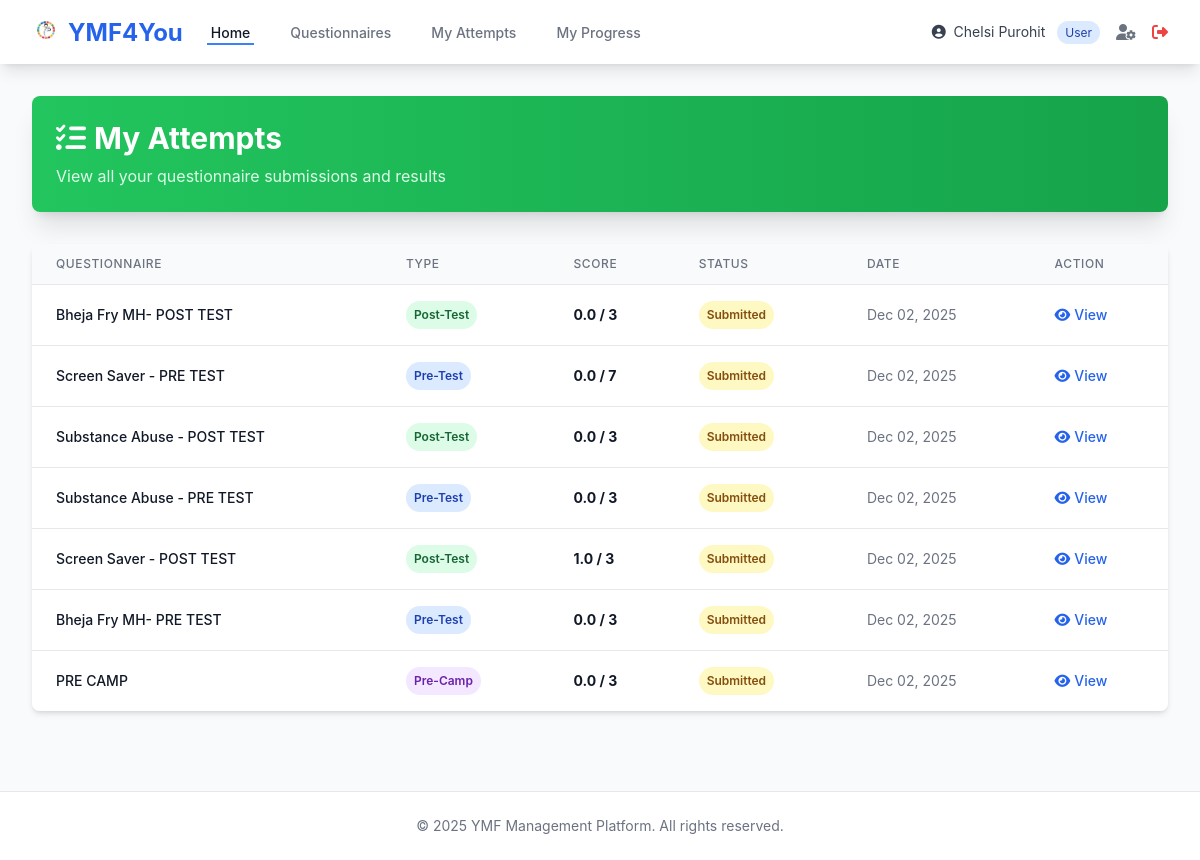
Screenshot of /questionnaires/my-attempts/ (signed in) with the database file from the repository.
### accounts/models.py (models this page shows, shortened)
class User(AbstractUser):
    ROLE_CHOICES = [
        ('USER', 'User'),
        ('VOLUNTEER', 'Volunteer'),
        ('ADMIN', 'Admin'),
    ]
    role = models.CharField(max_length=10, choices=ROLE_CHOICES, default='USER')
    first_name = models.CharField(max_length=150)
    last_name = models.CharField(max_length=150)
    email = models.EmailField(unique=True)
    phone = models.CharField(max_length=15, blank=True, null=True)
    profile_pic = models.ImageField(upload_to='profile_pics/', blank=True, null=True)
    created_at = models.DateTimeField(auto_now_add=True)
    updated_at = models.DateTimeField(auto_now=True)
    class Meta:
        ordering = ['-created_at']
    def is_admin_role(self):
        return self.role == 'ADMIN' or self.is_superuser
    def is_volunteer_role(self):
        return self.role == 'VOLUNTEER' or self.is_admin_role()

### questionnaires/models.py (models this page shows, shortened)
class UserQuestionnaireAttempt(models.Model):
    STATUS_CHOICES = [
        ('IN_PROGRESS', 'In Progress'),
        ('SUBMITTED', 'Submitted'),
        ('RATED', 'Rated'),
    ]
    user = models.ForeignKey(settings.AUTH_USER_MODEL, on_delete=models.CASCADE, related_name='questionnaire_attempts')
    questionnaire = models.ForeignKey(Questionnaire, on_delete=models.CASCADE, related_name='attempts')
    status = models.CharField(max_length=20, choices=STATUS_CHOICES, default='IN_PROGRESS')
    started_at = models.DateTimeField(auto_now_add=True)
    submitted_at = models.DateTimeField(null=True, blank=True)
    time_taken_minutes = models.IntegerField(null=True, blank=True)
    score = models.FloatField(null=True, blank=True)
    total_marks = models.IntegerField(default=0)
    class Meta:
        ordering = ['-started_at']

class Questionnaire(models.Model):
    TEST_TYPE_CHOICES = [
        ('PRE', 'Pre-Test'),
        ('POST', 'Post-Test'),
        ('PRE_CAMP', 'Pre-Camp'),
        ('POST_CAMP', 'Post-Camp'),
        ('INTERCAMP', 'Intercamp'),
    ]
    title = models.CharField(max_length=300)
    description = models.TextField(blank=True)
    test_type = models.CharField(max_length=20, choices=TEST_TYPE_CHOICES)
    session = models.ForeignKey(Session, on_delete=models.CASCADE, null=True, blank=True, related_name='questionnaires')
    intercamp_activity = models.ForeignKey(IntercampActivity, on_delete=models.CASCADE, null=True, blank=True, related_name='questionnaires')
    batch = models.ForeignKey(Batch, on_delete=models.CASCADE, null=True, blank=True, related_name='questionnaires')
    time_limit_minutes = models.IntegerField(null=True, blank=True, help_text='Leave blank for no time limit')
    is_active = models.BooleanField(default=False)
    is_published = models.BooleanField(default=False)
    allow_multiple_attempts = models.BooleanField(default=False)
    open_date = models.DateTimeField(null=True, blank=True)
    close_date = models.DateTimeField(null=True, blank=True)
    created_by = models.ForeignKey(settings.AUTH_USER_MODEL, on_delete=models.SET_NULL, null=True)
    created_at = models.DateTimeField(auto_now_add=True)
    updated_at = models.DateTimeField(auto_now=True)
    class Meta:
        ordering = ['-created_at']

### questionnaires/views.py (the view)
# urls.py: path('my-attempts/', views.my_attempts, name='my_attempts'),
@login_required
def my_attempts(request):
    attempts = UserQuestionnaireAttempt.objects.filter(
        user=request.user
    ).select_related('questionnaire').order_by('-started_at')
    context = {'attempts': attempts}
    return render(request, 'questionnaires/my_attempts.html', context)

### questionnaires/templates/questionnaires/my_attempts.html (shortened to what this page needs)
{% extends 'base.html' %}
{% block content %}
<div class="max-w-6xl mx-auto">
    <div class="bg-gradient-to-r from-green-500 to-green-600 rounded-lg shadow-xl p-6 mb-8 text-white">
        <h1 class="text-3xl font-bold mb-2">
            <i class="fas fa-tasks mr-2"></i>My Attempts
        </h1>
        <p class="text-green-100">View all your questionnaire submissions and results</p>
    </div>
    {% if attempts %}
    <div class="bg-white rounded-lg shadow-md overflow-hidden">
        <table class="min-w-full divide-y divide-gray-200">
            <thead class="bg-gray-50">
                <tr>
                    <th class="px-6 py-3 text-left text-xs font-medium text-gray-500 uppercase tracking-wider">Questionnaire</th>
                    <th class="px-6 py-3 text-left text-xs font-medium text-gray-500 uppercase tracking-wider">Type</th>
                    <th class="px-6 py-3 text-left text-xs font-medium text-gray-500 uppercase tracking-wider">Score</th>
                    <th class="px-6 py-3 text-left text-xs font-medium text-gray-500 uppercase tracking-wider">Status</th>
                    <th class="px-6 py-3 text-left text-xs font-medium text-gray-500 uppercase tracking-wider">Date</th>
                    <th class="px-6 py-3 text-left text-xs font-medium text-gray-500 uppercase tracking-wider">Action</th>
                </tr>
            </thead>
            <tbody class="bg-white divide-y divide-gray-200">
                {% for attempt in attempts %}
                <tr class="hover:bg-gray-50">
                    <td class="px-6 py-4 whitespace-nowrap">
                        <div class="text-sm font-medium text-gray-900">{{ attempt.questionnaire.title }}</div>
                    </td>
                    <td class="px-6 py-4 whitespace-nowrap">
                        <span class="px-2 py-1 inline-flex text-xs leading-5 font-semibold rounded-full
                            {% if attempt.questionnaire.test_type == 'PRE' %}bg-blue-100 text-blue-800
                            {% elif attempt.questionnaire.test_type == 'POST' %}bg-green-100 text-green-800
                            {% else %}bg-purple-100 text-purple-800{% endif %}">
                            {{ attempt.questionnaire.get_test_type_display }}
                        </span>
                    </td>
                    <td class="px-6 py-4 whitespace-nowrap">
                        <div class="text-sm font-bold text-gray-900">
                            {% if attempt.score != None %}
                            {{ attempt.score }} / {{ attempt.total_marks }}
                            {% else %}
                            --
                            {% endif %}
                        </div>
                    </td>
                    <td class="px-6 py-4 whitespace-nowrap">
                        <span class="px-2 py-1 inline-flex text-xs leading-5 font-semibold rounded-full
                            {% if attempt.status == 'SUBMITTED' %}bg-yellow-100 text-yellow-800
                            {% elif attempt.status == 'RATED' %}bg-green-100 text-green-800
                            {% else %}bg-gray-100 text-gray-800{% endif %}">
                            {{ attempt.get_status_display }}
                        </span>
                    </td>
                    <td class="px-6 py-4 whitespace-nowrap text-sm text-gray-500">
                        {{ attempt.submitted_at|date:"M d, Y" }}
                    </td>
                    <td class="px-6 py-4 whitespace-nowrap text-sm font-medium">
                        <a href="{% url 'questionnaires:view_results' attempt.id %}" class="text-blue-600 hover:text-blue-900">
                            <i class="fas fa-eye mr-1"></i>View
                        </a>
                    </td>
                </tr>
                {% endfor %}
            </tbody>
        </table>
    </div>
    {% endif %}
</div>
{% endblock %}

### templates/base.html (shortened to what this page needs)
{% load static %}
<!DOCTYPE html>
<html lang="en">
<head>
    <script src="https://cdn.tailwindcss.com"></script>
    <link rel="stylesheet" href="https://cdnjs.cloudflare.com/ajax/libs/font-awesome/6.4.0/css/all.min.css">
</head>
<body class="bg-gray-50 min-h-screen">
    {% if user.is_authenticated %}
    <nav class="bg-white shadow-lg">
        <div class="max-w-7xl mx-auto px-4 sm:px-6 lg:px-8">
            <div class="flex justify-between h-16">
                <div class="flex items-center">
                    <div class="flex-shrink-0">
                        <a href="{% url 'core:homepage' %}" class="text-2xl font-bold text-blue-600">
                            <img src="{% static 'images/logo.png' %}" alt="YMF" class="inline-block w-7 h-7 mr-2" style="vertical-align:-3px; object-fit:contain;">YMF4You
                        </a>
                    </div>
                    <div class="hidden md:ml-6 md:flex md:space-x-8">
                        <a href="{% url 'core:homepage' %}" class="border-blue-500 text-gray-900 inline-flex items-center px-1 pt-1 border-b-2 text-sm font-medium">
                            Home
                        </a>
                        <a href="{% url 'questionnaires:questionnaire_list' %}" class="border-transparent text-gray-500 hover:border-gray-300 hover:text-gray-700 inline-flex items-center px-1 pt-1 border-b-2 text-sm font-medium">
                            Questionnaires
                        </a>
                        <a href="{% url 'questionnaires:my_attempts' %}" class="border-transparent text-gray-500 hover:border-gray-300 hover:text-gray-700 inline-flex items-center px-1 pt-1 border-b-2 text-sm font-medium">
                            My Attempts
                        </a>
                        <a href="{% url 'core:my_progress' %}" class="border-transparent text-gray-500 hover:border-gray-300 hover:text-gray-700 inline-flex items-center px-1 pt-1 border-b-2 text-sm font-medium">
                            My Progress
                        </a>
                    </div>
                </div>
                <div class="hidden md:ml-6 md:flex md:items-center">
                    <div class="flex items-center space-x-4">
                        <span class="text-sm text-gray-700">
                            <i class="fas fa-user-circle mr-1"></i>
                            {{ user.first_name }} {{ user.last_name }}
                            <span class="text-xs bg-blue-100 text-blue-800 px-2 py-1 rounded-full ml-2">{{ user.get_role_display }}</span>
                        </span>
                        <a href="{% url 'accounts:profile' %}" class="text-gray-500 hover:text-gray-700">
                            <i class="fas fa-user-cog"></i>
                        </a>
                        <a href="{% url 'accounts:logout' %}" class="text-red-500 hover:text-red-700">
                            <i class="fas fa-sign-out-alt"></i>
                        </a>
                    </div>
                </div>
            </div>
        </div>
    </nav>
    {% endif %}
    <main class="max-w-7xl mx-auto px-4 sm:px-6 lg:px-8 py-8">
        {% block content %}{% endblock %}
    </main>
    <footer class="bg-white border-t border-gray-200 mt-12">
        <div class="max-w-7xl mx-auto py-6 px-4 sm:px-6 lg:px-8">
            <p class="text-center text-gray-500 text-sm">
                &copy; 2025 YMF Management Platform. All rights reserved.
            </p>
        </div>
    </footer>
</body>
</html>

### templates/base.html (style rules this page uses)
body { font-family: 'Inter', -apple-system, BlinkMacSystemFont, 'Segoe UI', Roboto, sans-serif; }

### rows the page displays
User: first_name "Chelsi", last_name "Purohit", role "User"
UserQuestionnaireAttempt: questionnaire "Bheja Fry MH- POST TEST", questionnaire.test_type "Post-Test", score "0.0", total_marks "3", status "Submitted", submitted_at "Dec 02, 2025"
UserQuestionnaireAttempt: questionnaire "Screen Saver - PRE TEST", questionnaire.test_type "Pre-Test", score "0.0", total_marks "7", status "Submitted", submitted_at "Dec 02, 2025"
UserQuestionnaireAttempt: questionnaire "Substance Abuse - POST TEST", questionnaire.test_type "Post-Test", score "0.0", total_marks "3", status "Submitted", submitted_at "Dec 02, 2025"
UserQuestionnaireAttempt: questionnaire "Substance Abuse - PRE TEST", questionnaire.test_type "Pre-Test", score "0.0", total_marks "3", status "Submitted", submitted_at "Dec 02, 2025"
UserQuestionnaireAttempt: questionnaire "Screen Saver - POST TEST", questionnaire.test_type "Post-Test", score "1.0", total_marks "3", status "Submitted", submitted_at "Dec 02, 2025"
UserQuestionnaireAttempt: questionnaire "Bheja Fry MH- PRE TEST", questionnaire.test_type "Pre-Test", score "0.0", total_marks "3", status "Submitted", submitted_at "Dec 02, 2025"
UserQuestionnaireAttempt: questionnaire "PRE CAMP", questionnaire.test_type "Pre-Camp", score "0.0", total_marks "3", status "Submitted", submitted_at "Dec 02, 2025"
